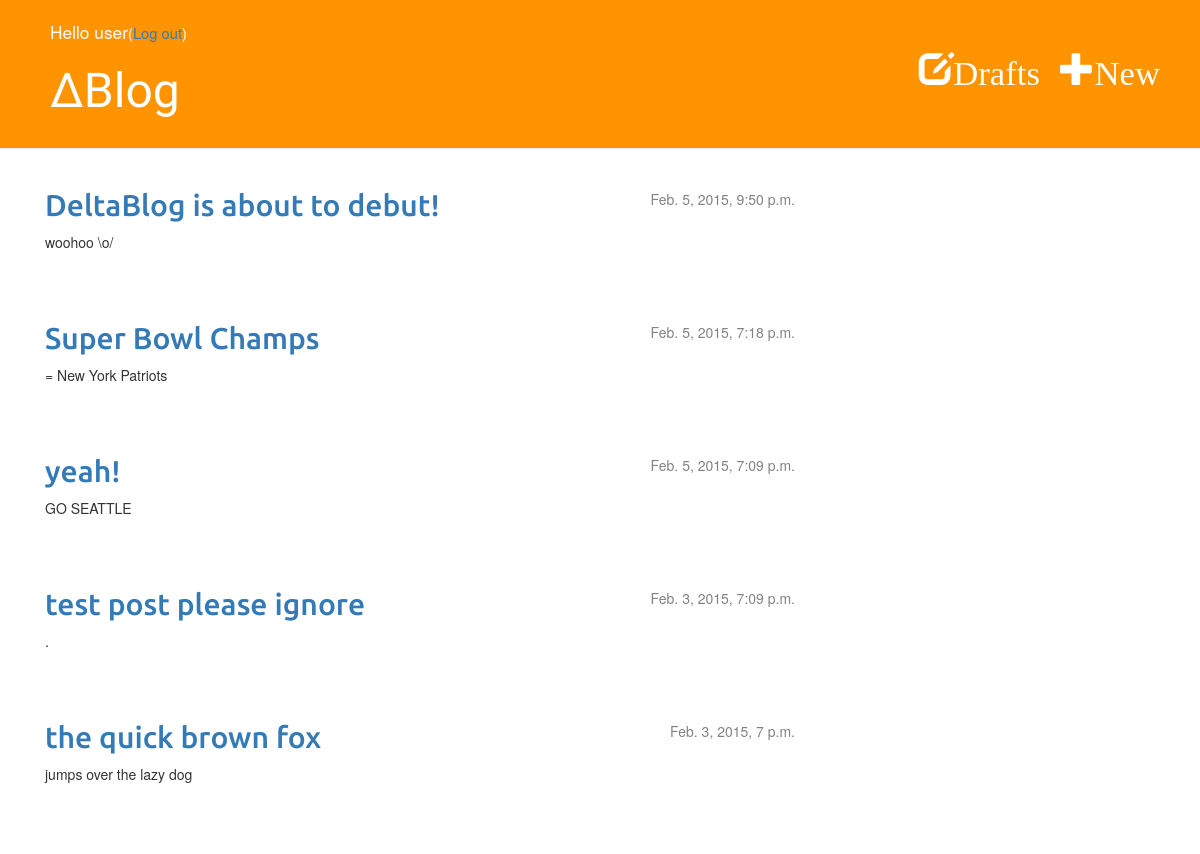
/post/25/publish/ (signed in), run on the app's committed database.
### deltablog_app/models.py (models this page shows, shortened)
class Post(models.Model):
    author = models.ForeignKey('auth.User')
    title = models.CharField(max_length=200)
    text = models.TextField()
    created_date = models.DateTimeField(default=timezone.now)
    published_date = models.DateTimeField(blank=True, null=True)
    image = models.FileField(upload_to='documents/%Y/%m/%d', null=True, blank=True)
    def publish(self):
        self.published_date = timezone.now()
        self.save()
    class Meta:
        ordering = ["-published_date"]

### deltablog_app/views.py (the view)
# urls.py: url(r'^post/(?P<pk>[0-9]+)/publish/$', views.post_publish, name='post_publish'),
@login_required
def post_publish(request, pk):
    post = get_object_or_404(Post, pk=pk)
    post.publish()
    return post_list(request)

### deltablog_app/views.py (called while the page is built)
def post_list(request):
    posts = Post.objects.filter(published_date__isnull=False).order_by('-published_date')
    return render(request, 'deltablog_app/post_list.html', {'posts': posts})

### deltablog_app/templates/deltablog_app/post_list.html
{% extends 'deltablog_app/base.html' %}
{% block content %}
    {% for post in posts %}
        <div class="post">
            <div class="date">
                {{ post.published_date }}
            </div>
            <h2><a href="{% url 'deltablog_app.views.post_detail' pk=post.pk %}">{{ post.title }}</a></h2>
            <p>{{ post.text|linebreaks }}</p>
        </div>
    {% endfor %}
{% endblock content %}

### deltablog_app/templates/deltablog_app/base.html (shortened to what this page needs)
{% load staticfiles %}
<html>
    <head>
        <link rel="stylesheet" href="//maxcdn.bootstrapcdn.com/bootstrap/3.2.0/css/bootstrap.min.css">
        <link rel="stylesheet" href="//maxcdn.bootstrapcdn.com/bootstrap/3.2.0/css/bootstrap-theme.min.css">
        <link rel="stylesheet" href="{% static 'css/deltablog_app.css' %}">
    </head>
    <body>
        <div class="page-header">
            {% if user.is_authenticated %}
            <a href="{% url 'post_new' %}" class="top-menu"><span class="glyphicon glyphicon-plus">New</span></a>
            <a href="{% url 'post_draft_list' %}" class="top-menu"><span class="glyphicon glyphicon-edit">Drafts</span></a>
            <p class="top-menu-greeting">Hello {{ user.username }}<small>(<a href="{% url 'django.contrib.auth.views.logout' %}">Log out</a>)</small></p>
            {% else %}
            <a href="{% url 'django.contrib.auth.views.login' %}" class="top-menu"><span class="glyphicon glyphicon-lock">Login</span></a>
            {% endif %}
            <h1><a href="{% url 'deltablog_app.views.post_list' %}">∆Blog</a></h1>
        </div>
        <div class="content container">
            <div class="row">
                <div class="col-md-8">
                {% block content %}
                {% endblock %}
                </div>
            </div>
        </div>
    </body>
</html>

### static/css/deltablog_app.css (style rules this page uses)
.page-header { background-color: #ff9400; margin-top: 0; padding: 20px 20px 20px 50px; }
.page-header h1, .page-header h1 a, .page-header h1 a:visited, .page-header h1 a:active { color: #ffffff; font-size: 36pt; text-decoration: none; }
.content { margin-left: 30px; }
h1 { font-family: 'Gloria Hallelujah', cursive; }
h2 { font-family: 'Ubuntu', sans-serif; }
.date { float: right; color: #828282; }
.top-menu, .top-menu:visited { color: #ffffff; float: right; font-size: 26pt; margin-right: 20px; margin-top: 30px; }
.top-menu-greeting { color: #ffffff; font-size: 13pt; }
.post { margin-bottom: 70px; }

### data on the page
Post: published_date "Feb. 5, 2015, 9:50 p.m.", title "DeltaBlog is about to debut!", text "woohoo \\o/"
Post: published_date "Feb. 5, 2015, 7:18 p.m.", title "Super Bowl Champs", text "= New York Patriots"
Post: published_date "Feb. 5, 2015, 7:09 p.m.", title "yeah!", text "GO SEATTLE"
Post: published_date "Feb. 3, 2015, 7:09 p.m.", title "test post please ignore", text "."
Post: published_date "Feb. 3, 2015, 7 p.m.", title "the quick brown fox", text "jumps over the lazy dog"

### other printed values
{{ user.username }} "user"
